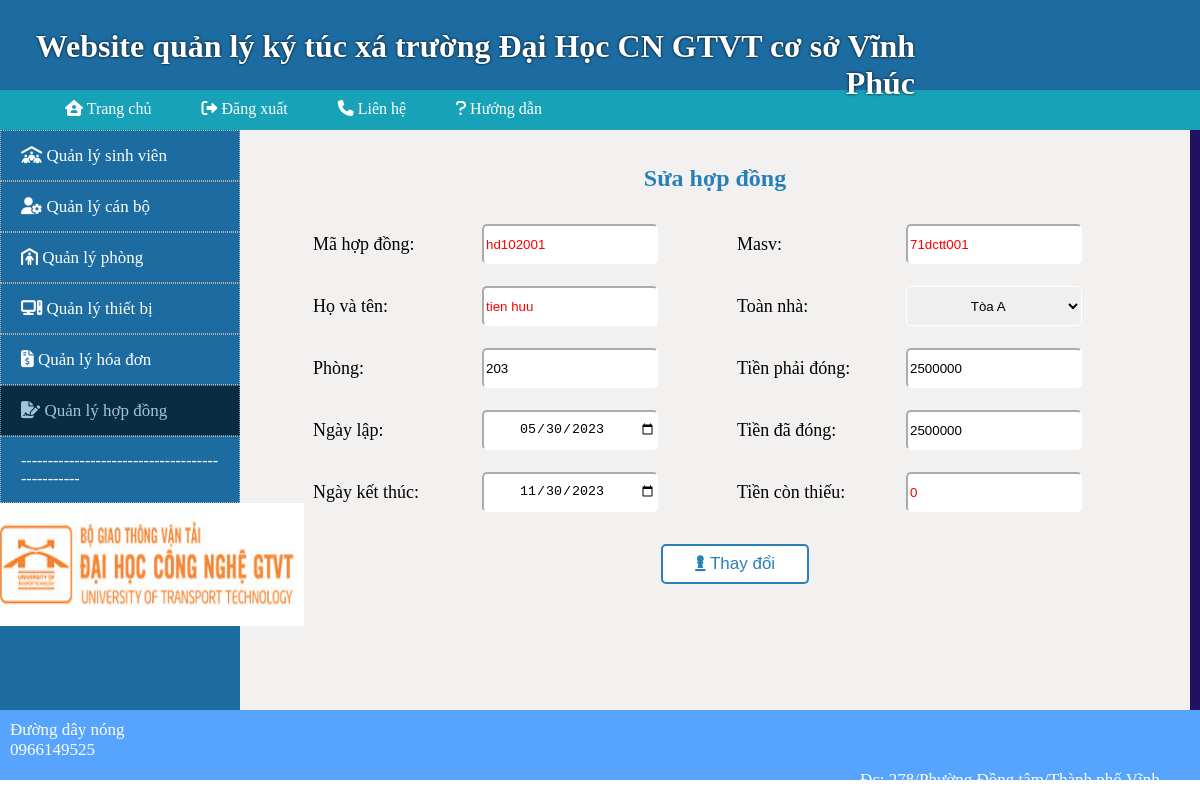
The app's page /Qlhopdong/Sua_hopdong/hd102001 (signed in) with its own data.
### tables this page shows
CREATE TABLE `hopdong` (
  `mahopdong` varchar(100) NOT NULL,
  `masv` varchar(100) NOT NULL,
  `phong` int(11) NOT NULL,
  `toanha` varchar(50) NOT NULL,
  `ngaylap` date NOT NULL,
  `ngaykt` date NOT NULL,
  `tienphaidong` double NOT NULL,
  `tiendadong` double NOT NULL,
  `tienconthieu` double NOT NULL,
  `macb` varchar(100) NOT NULL,
  `trangthai` int(11) NOT NULL
);

CREATE TABLE `sinhvien` (
  `masv` varchar(50) NOT NULL,
  `tensv` varchar(50) NOT NULL,
  `ngaysinh` date NOT NULL,
  `quequan` varchar(200) NOT NULL,
  `gioitinh` varchar(20) NOT NULL,
  `sdt` varchar(15) NOT NULL
);

### MVC/Core/Controller.php (called while the page is built, shortened)
<?php
class Controller{
	public function model($model){
		return new $model;
	}
	public function view($view,$data=[]){
        require_once "./MVC/views/".$view.".php";
    }
}
?>

### MVC/Controllers/Qlhopdong.php (called while the page is built, shortened)
<?php
class Qlhopdong extends Controller{
    public $tk;
    function __construct()
    {
        $this->tk=$this->model("Model_qlhopdong");
    }
    function Sua_hopdong($mhd){
		$this->view('ViewMaster',[
            "page_find_hopdong"=>"Suahopdong_view",
            'dl'=>$this->tk->hopdong_tk($mhd,'','','')
        ]);
	}
}
?>

### MVC/Core/App.php (called while the page is built, shortened)
<?php
class App{
	protected $action="TrangChu";
	function __construct(){
		$arr = $this->urlProcessor();
		if(file_exists("./MVC/Controllers/".$arr[0].".php")){
			$this->controller=$arr[0];
			unset($arr[0]);
		}
		$this->controller = new $this->controller;
		if(isset($arr[1])){
			if(method_exists($this->controller,$arr[1])){
				$this->action = $arr[1];
			}
			unset($arr[1]);
		}
		$this->params=$arr?array_values($arr):[];
		call_user_func_array([$this->controller,$this->action],$this->params);
	}
	function urlProcessor(){
		if(isset($_GET["url"])){
			$url=filter_var(trim($_GET["url"],"/"));
			$url=explode("/", $url);
			return $url;
		}
	}
}
?>

### index.php (called while the page is built, shortened)
<?php
$myApp = new App();
?>

### MVC/Core/ConnectDB.php (called while the page is built, shortened)
<?php
class ConnectDB{
    protected $server = "localhost";
    protected $user = "root";
    protected $password ="";
    function __construct(){
        $this->con = mysqli_connect($this->server,$this->user,$this->password);
    }
}
?>

### MVC/Models/Model_qlhopdong.php (called while the page is built, shortened)
<?php
class Model_qlhopdong extends ConnectDB{
	function hopdong_tk($mahopdong,$masv,$phg,$tnh,$kyhan=''){
		if(!empty($kyhan)){
			$sql = "SELECT hopdong.*,sinhvien.tensv FROM hopdong JOIN sinhvien ON hopdong.masv=sinhvien.masv AND hopdong.toanha like '%$tnh%' AND hopdong.phong like '%$phg%' AND hopdong.mahopdong like '%$mahopdong%' AND hopdong.masv like '%$masv%' AND PERIOD_DIFF(EXTRACT(YEAR_MONTH FROM ngaykt), EXTRACT(YEAR_MONTH FROM ngaylap))=$kyhan";
		}else{
			$sql = "SELECT hopdong.*,sinhvien.tensv FROM hopdong JOIN sinhvien ON hopdong.masv=sinhvien.masv AND hopdong.toanha like '%$tnh%' AND hopdong.phong like '%$phg%' AND hopdong.mahopdong like '%$mahopdong%' AND hopdong.masv like '%$masv%'";
		}
		return mysqli_query($this->con,$sql);
	}
}
?>

### MVC/Views/Pages/View_qlhopdong/Suahopdong_view.php (the view, shortened to what this page needs)
<?php
if(isset($data['dl'])){
    $kq=$data['dl'];
    while ($row=mysqli_fetch_array($kq)){
        $mahopdong = $row['mahopdong'];
        $masv = $row['masv'];
        $tsv = $row['tensv'];
        $phg=$row['phong'];
        $tnh=$row['toanha'];
        $ngl=$row['ngaylap'];
        $ngkt=$row['ngaykt'];
        $tienpd=$row['tienphaidong'];
        $tiendd=$row['tiendadong'];
        $tienct=$row['tienconthieu'];
    }
}
?>
<!DOCTYPE html>
<html lang="en">
<head>
</head>
<body>
    <form method="POST" action="http://localhost/New-MVC/Qlhopdong/Update_hopdong">
        <table>
            <caption><h2 style="color: #2980B9;">Sửa hợp đồng</h2></caption>
            <tr>
                <td class="col1">
                    <label>Mã hợp đồng: </label>
                </td>
                <td class="col2">
                    <input class="input" type="text" name="txtmahopdong" value="<?php if(isset($data['mahopdong'])){echo $data['mahopdong'] ;}else{echo $mahopdong;}?>" readonly style="color: red;">
                </td>
                <td class="col1">
                    <label>Masv: </label>
                </td>
                <td class="col2">
                    <input class="input" type="text" name="txtmasv" value="<?php if(isset($data['msv'])){echo $data['msv'] ;}else{echo $masv;}?>" readonly style="color: red;">
                </td>
            </tr>
            <tr>
                <td class="col1">
                    <label>Họ và tên: </label>
                </td>
                <td class="col2">
                    <input class="input" type="text" name="txttensv" value="<?php if(isset($data['tsv'])){echo $data['tsv'] ;}else{echo $tsv;}?>" readonly style="color: red;">
                </td>
                <td class="col1">Toàn nhà: </td>
                <td class="col2">
                    <select class="dd2" name="ddtoanha">
                        <option value="a" <?php if(isset($data['tnh']) && $data['tnh']=='a'){echo 'selected';}else{if($tnh=='a'){echo 'selected';}} ?> >Tòa A</option>
                    </select>
                </td>
            </tr>
            <tr>
                <td class="col1">
                    <label>Phòng: </label>
                </td>
                <td class="col2">
                    <input class="input" type="text" name="txtphong" value="<?php if(isset($data['phg'])){echo $data['phg'] ;}else{echo $phg;}?>">
                </td>
                <td class="col1">
                    <label>Tiền phải đóng: </label>
                </td>
                <td class="col2">
                    <input class="input" type="number" name="txttienpd" value="<?php if(isset($data['tienpd'])){echo $data['tienpd'] ;}else echo $tienpd;?>">
                </td>
            </tr>
            <tr>
                <td class="col1">
                    <label>Ngày lập: </label>
                </td>
                <td class="col2">
                    <input class="dd2" type="date" name="txtngaylap" value="<?php if(isset($data['ngl'])){echo $data['ngl'] ;}else echo $ngl;?>" >
                </td>
                <td class="col1">
                    <label>Tiền đã đóng: </label>
                </td>
                <td class="col2">
                    <input class="input" type="number" name="txttiendd" value="<?php if(isset($data['tiendd'])){echo $data['tiendd'] ;}else echo $tiendd;?>">
                </td>
            </tr>
            <tr>
                <td class="col1">
                    <label>Ngày kết thúc: </label>
                </td>
                <td class="col2">
                    <input class="dd2" type="date" name="txtngaykt" value="<?php if(isset($data['ngkt'])){echo $data['ngkt'] ;}else echo $ngkt;?>">
                </td>
                <td class="col1">
                    <label>Tiền còn thiếu: </label>
                </td>
                <td class="col2">
                    <input class="input" type="number" name="txttienct" value="<?php if(isset($data['tienct'])){echo $data['tienct'] ;}else echo $tienct;?>" readonly style="color: red;">
                </td>
            </tr>
            <tr>
                <td colspan="4" class="col3">
                    <button class="submit" type="submit"  name="submit_giahan"><i class="fa-solid fa-chess-pawn"></i> Thay đổi</button>
                </td>
            </tr>
            <tr>
                <td colspan="4" class="col3">
                </td>
            </tr>
        </table>
    </form>
</body>
</html>

### MVC/Views/ViewMaster.php (style rules this page uses)
* { margin: 0px; }
table { width: 60%; padding-top: 30px; padding-left: 70px; padding-right: 30px; }
.col2 { width: 80%; text-align: left; height: 25px; }
.col1 { width: 20%; text-align: left; height: 25px; color: #0008ff; }
.col3 { width: 100%; text-align: center; padding: 5px 35px; }

### MVC/Views/Pages/View_qlhopdong/Suahopdong_view.php (style rules this page uses)
* { margin: 0px; }
table { width: 100%;padding-top: 20px; padding-left: 70px; padding-right: 30px; }
.col2 { width: 30%; text-align: left; height: 25px; padding: 10px 0px; }
.col1 { width: 20%; text-align: left; height: 25px; color: black; font-size: 18px; }
.col3 { width: 100%; text-align: center; padding: 20px 35px; }
.dd2 { width: 70%; height: 40px; text-align: center; display: inline-block; border-radius: 5px; border-color: white; box-sizing: border-box; }
.input { width: 70%; height: 40px; display: inline-block; border-radius: 5px; border-color: white; box-sizing: border-box; }
.submit { width: 148px; height: 40px; background-color: white; color: #2980B9; border: 2px solid; border-radius: 5px; border-color: #2980B9; cursor: pointer; font-size: 17px; }
table caption { padding-top: 25px; }

### records on screen
hopdong: txtmahopdong "hd102001", txtmasv "71dctt001", txttensv "tien huu", ddtoanha "Tòa A", txtphong "203", txttienpd "2500000", txtngaylap "05/30/2023", txttiendd "2500000", txtngaykt "11/30/2023", txttienct "0"
